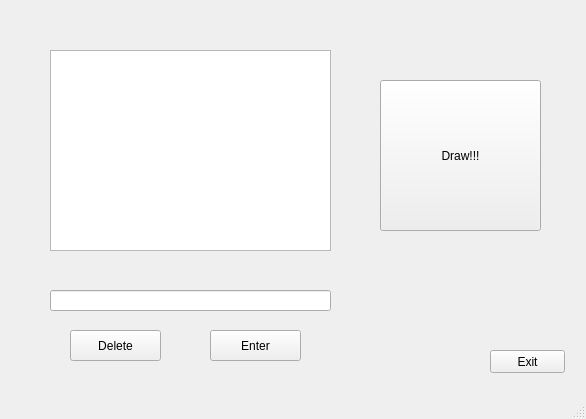
<?xml version="1.0" encoding="UTF-8"?>
<ui version="4.0">
 <class>dinnerWindow</class>
 <widget class="QMainWindow" name="dinnerWindow">
  <property name="geometry">
   <rect>
    <x>0</x>
    <y>0</y>
    <width>586</width>
    <height>419</height>
   </rect>
  </property>
  <property name="windowTitle">
   <string>MainWindow</string>
  </property>
  <widget class="QWidget" name="centralwidget">
   <widget class="QPushButton" name="pushButton_3">
    <property name="geometry">
     <rect>
      <x>380</x>
      <y>80</y>
      <width>161</width>
      <height>151</height>
     </rect>
    </property>
    <property name="text">
     <string>Draw!!!</string>
    </property>
   </widget>
   <widget class="QPushButton" name="pushButton_2">
    <property name="geometry">
     <rect>
      <x>210</x>
      <y>330</y>
      <width>91</width>
      <height>31</height>
     </rect>
    </property>
    <property name="text">
     <string>Enter</string>
    </property>
   </widget>
   <widget class="QLineEdit" name="lineEdit">
    <property name="geometry">
     <rect>
      <x>50</x>
      <y>290</y>
      <width>281</width>
      <height>21</height>
     </rect>
    </property>
   </widget>
   <widget class="QPushButton" name="pushButton">
    <property name="geometry">
     <rect>
      <x>70</x>
      <y>330</y>
      <width>91</width>
      <height>31</height>
     </rect>
    </property>
    <property name="text">
     <string>Delete</string>
    </property>
   </widget>
   <widget class="QPushButton" name="pushButton_4">
    <property name="geometry">
     <rect>
      <x>490</x>
      <y>350</y>
      <width>75</width>
      <height>23</height>
     </rect>
    </property>
    <property name="text">
     <string>Exit</string>
    </property>
   </widget>
   <widget class="QListWidget" name="listWidget">
    <property name="geometry">
     <rect>
      <x>50</x>
      <y>50</y>
      <width>281</width>
      <height>201</height>
     </rect>
    </property>
   </widget>
  </widget>
  <widget class="QMenuBar" name="menubar">
   <property name="geometry">
    <rect>
     <x>0</x>
     <y>0</y>
     <width>586</width>
     <height>21</height>
    </rect>
   </property>
  </widget>
  <widget class="QStatusBar" name="statusbar"/>
 </widget>
 <resources/>
 <connections/>
</ui>
